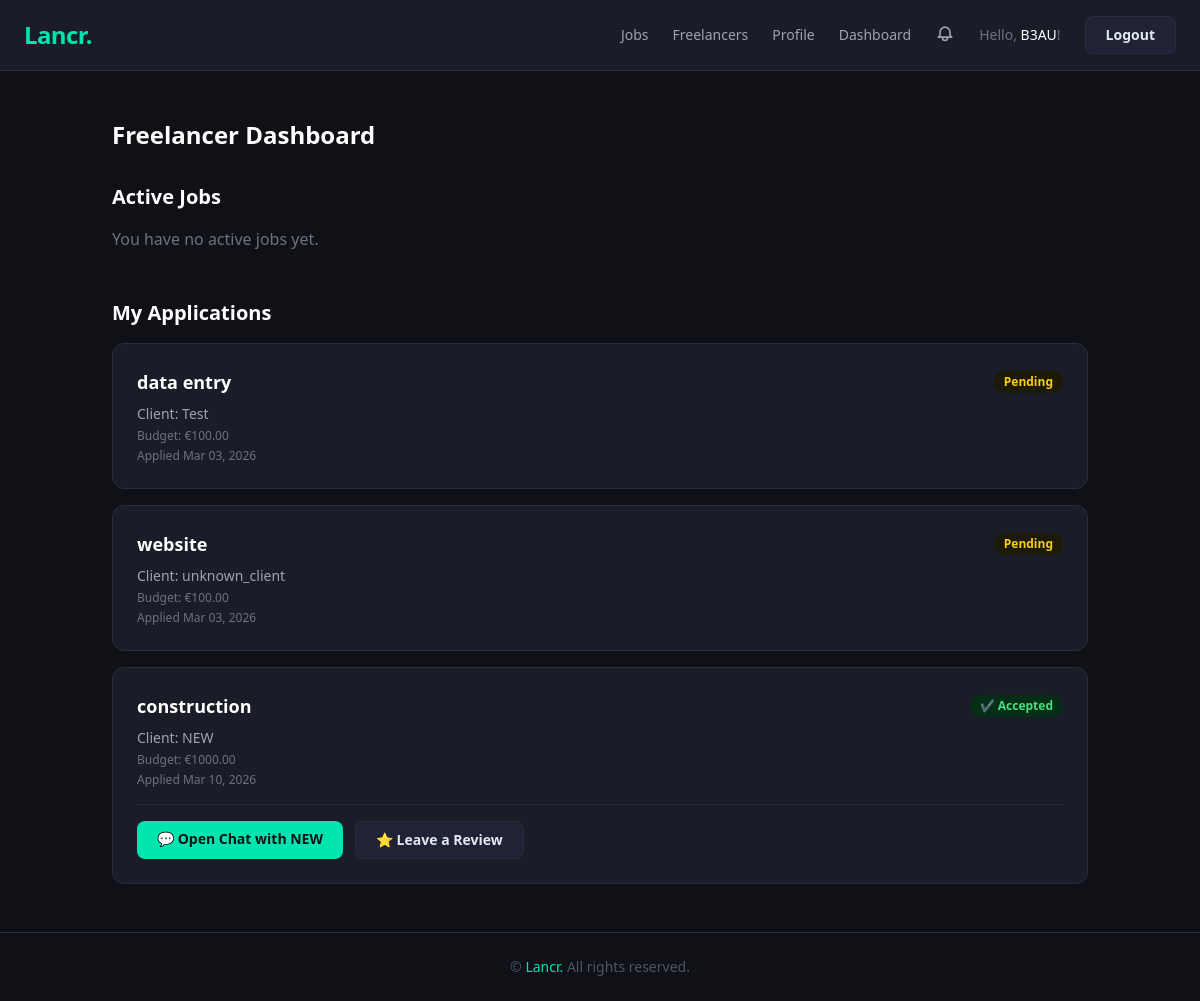
The app's page /dashboard/ (signed in), older data.
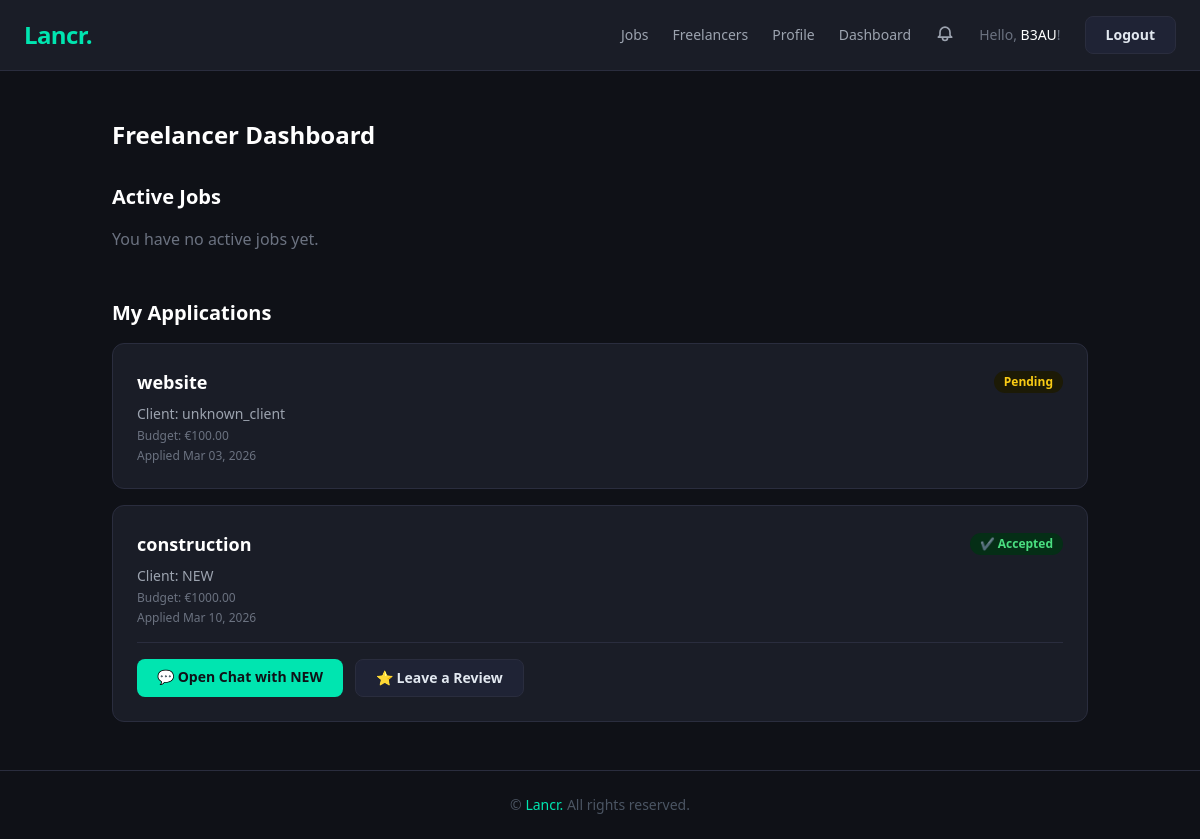
The same page, newer data.
### jobs/models.py (models this page shows, shortened)
class Application(models.Model):
    STATUS_CHOICES = [
        ("pending", "Pending"),
        ("accepted", "Accepted"),
        ("rejected", "Rejected"),
    ]
    job = models.ForeignKey(Job, on_delete=models.CASCADE, related_name="applications")
    freelancer = models.ForeignKey(settings.AUTH_USER_MODEL, on_delete=models.CASCADE)
    cover_letter = models.TextField(blank=True)
    status = models.CharField(max_length=20, choices=STATUS_CHOICES, default="pending")
    applied_at = models.DateTimeField(auto_now_add=True)

class Job(models.Model):
    CATEGORY_CHOICES = [
        ('construction', 'Construction'),
        ('plumbing', 'Plumbing'),
        ('electrical', 'Electrical'),
        ('carpentry', 'Carpentry'),
        ('painting', 'Painting & Decorating'),
        ('landscaping', 'Landscaping'),
        ('cleaning', 'Cleaning'),
        ('other', 'Other'),
    ]
    STATUS_CHOICES = [
        ('open', 'Open'),
        ('in_progress', 'In Progress'),
        ('closed', 'Closed'),
    ]
    CURRENCY_CHOICES = [
        ('EUR', '€ Euro'),
        ('USD', '$ US Dollar'),
        ('GBP', '£ British Pound'),
        ('CAD', 'CA$ Canadian Dollar'),
        ('AUD', 'AU$ Australian Dollar'),
    ]
    title = models.CharField(max_length=200)
    description = models.TextField()
    budget = models.DecimalField(max_digits=10, decimal_places=2)
    currency = models.CharField(max_length=3, choices=CURRENCY_CHOICES, default='EUR')
    category = models.CharField(max_length=50, choices=CATEGORY_CHOICES)
    location = models.CharField(max_length=100, blank=True, help_text="Leave blank if remote")
    remote = models.BooleanField(default=False)
    created_at = models.DateTimeField(auto_now_add=True)
    status = models.CharField(max_length=20, choices=STATUS_CHOICES, default='open')
    slug = models.SlugField(null=True, blank=True, unique=True)
    client = models.ForeignKey(
        settings.AUTH_USER_MODEL,
        on_delete=models.CASCADE,
        related_name='jobs_posted'
    )
    hired_freelancer = models.ForeignKey(
        settings.AUTH_USER_MODEL,
        on_delete=models.SET_NULL,
        null=True,
        blank=True,
        related_name='jobs_hired'
    )
    completed_by_client = models.BooleanField(default=False)
    completed_by_freelancer = models.BooleanField(default=False)
    class Meta:
        ordering = ['-created_at']

### accounts/models.py (models this page shows, shortened)
class User(AbstractUser):
    ROLE_CHOICES = (
        ('client', 'Client'),
        ('freelancer', 'Freelancer'),
    )
    role = models.CharField(max_length=20, choices=ROLE_CHOICES)

### jobs/views.py (the view)
# urls.py: path('dashboard/', views.client_dashboard, name='client_dashboard'),
@login_required
def client_dashboard(request):
    try:
        profile = request.user.profile
        if profile.role == "client":
            jobs = Job.objects.filter(client=request.user)
            return render(request, "jobs/client_dashboard.html", {
                "jobs": jobs
            })
        elif profile.role == "freelancer":
            applications = Application.objects.filter(
                freelancer=request.user
            ).select_related("job")
            active_jobs = Job.objects.filter(
                hired_freelancer=request.user,
                status="in_progress"
            )
            return render(request, "jobs/freelancer_dashboard.html", {
                "applications": applications,
                "active_jobs": active_jobs
            })
    except Exception as e:
        return HttpResponse(f"Error: {str(e)}", status=500)

### jobs/context_processors.py (called while the page is built)
def notifications(request):
    if request.user.is_authenticated:
        unread_count = request.user.notifications.filter(is_read=False).count()
        return {'unread_count': unread_count}
    return {'unread_count': 0}

### jobs/templatetags/currency_tags.py (called while the page is built)
@register.filter
def currency_symbol(currency_code):
    return SYMBOLS.get(currency_code, currency_code)

### jobs/templates/jobs/freelancer_dashboard.html (shortened to what this page needs)
{% extends "base.html" %}
{% load currency_tags %}
{% block content %}
<div class="max-w-5xl mx-auto py-12 px-6">
  <h1 class="text-2xl font-bold text-white mb-8">Freelancer Dashboard</h1>
  <h2 class="text-xl font-semibold text-white mb-4">Active Jobs</h2>
  {% if active_jobs %}
  <div class="space-y-4 mb-12">
    {% for job in active_jobs %}
    <div class="bg-card border border-subtle rounded-xl p-6">
      <div class="flex justify-between items-center mb-2">
        <h3 class="text-lg font-semibold text-white">{{ job.title }}</h3>
        <span class="badge-in_progress">In Progress</span>
      </div>
      <p class="text-gray-400 text-sm">
        Client:
        <a href="{% url 'profile_view' job.client.username %}"
           class="hover:text-teal-400 transition">{{ job.client.username }}</a>
      </p>
      <p class="text-gray-500 text-xs mt-1">
        Budget: {{ job.currency|currency_symbol }}{{ job.budget }}
      </p>
      <div class="mt-4 pt-4 border-t border-subtle flex flex-wrap gap-3">
        <a href="{% url 'job_chat' job.id %}" class="btn-primary text-sm">💬 Open Chat</a>
        <a href="{% url 'profile_view' job.client.username %}" class="btn-secondary text-sm">
          ⭐ Leave a Review
        </a>
      </div>
    </div>
    {% endfor %}
  </div>
  {% else %}
  <p class="text-gray-500 mb-12">You have no active jobs yet.</p>
  {% endif %}
  <h2 class="text-xl font-semibold text-white mb-4">My Applications</h2>
  {% if applications %}
  <div class="space-y-4">
    {% for app in applications %}
    <div class="bg-card border border-subtle rounded-xl p-6">
      <div class="flex justify-between items-center mb-2">
        <a href="{% url 'job_detail' app.job.id %}"
           class="text-lg font-semibold text-white hover:text-teal-400 transition">
          {{ app.job.title }}
        </a>
        {% if app.status == "accepted" %}
          <span class="badge-open">✔ Accepted</span>
        {% elif app.status == "rejected" %}
          <span class="badge-closed">✘ Rejected</span>
        {% else %}
          <span class="badge-in_progress">Pending</span>
        {% endif %}
      </div>
      <p class="text-gray-400 text-sm">
        Client:
        <a href="{% url 'profile_view' app.job.client.username %}"
           class="hover:text-teal-400 transition">{{ app.job.client.username }}</a>
      </p>
      <p class="text-gray-500 text-xs mt-1">
        Budget: {{ app.job.currency|currency_symbol }}{{ app.job.budget }}
      </p>
      <p class="text-gray-500 text-xs mt-1">Applied {{ app.applied_at|date:"M d, Y" }}</p>
      {% if app.status == "accepted" %}
      <div class="mt-4 pt-4 border-t border-subtle flex flex-wrap gap-3">
        <a href="{% url 'job_chat' app.job.id %}" class="btn-primary text-sm">
          💬 Open Chat with {{ app.job.client.username }}
        </a>
        <a href="{% url 'profile_view' app.job.client.username %}" class="btn-secondary text-sm">
          ⭐ Leave a Review
        </a>
      </div>
      {% endif %}
    </div>
    {% endfor %}
  </div>
  {% else %}
  <p class="text-gray-500">You haven't applied to any jobs yet.</p>
  {% endif %}
</div>
{% endblock %}

Row changes from the older to the newer data that the page shows:
removed Application: job "data entry", status "Pending", job.client.username "Test", job.currency "€", job.budget "100.00", applied_at "Mar 03, 2026"
